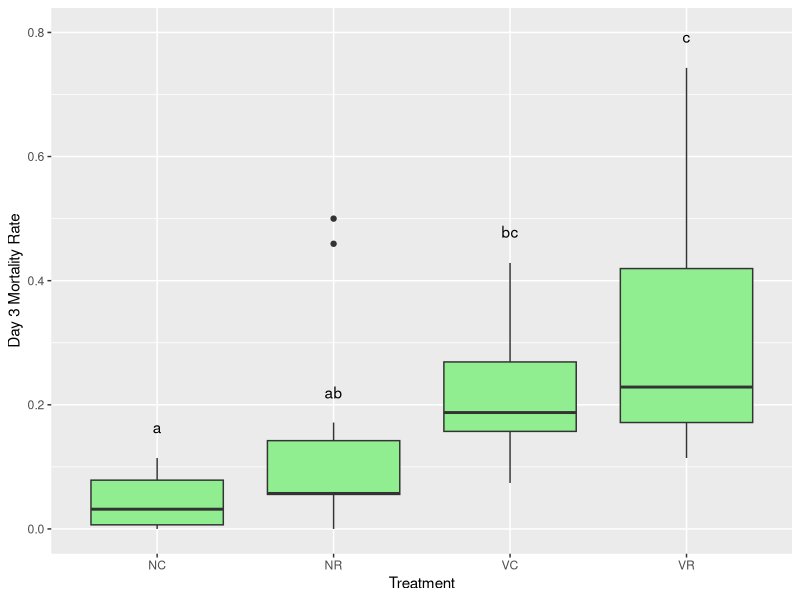
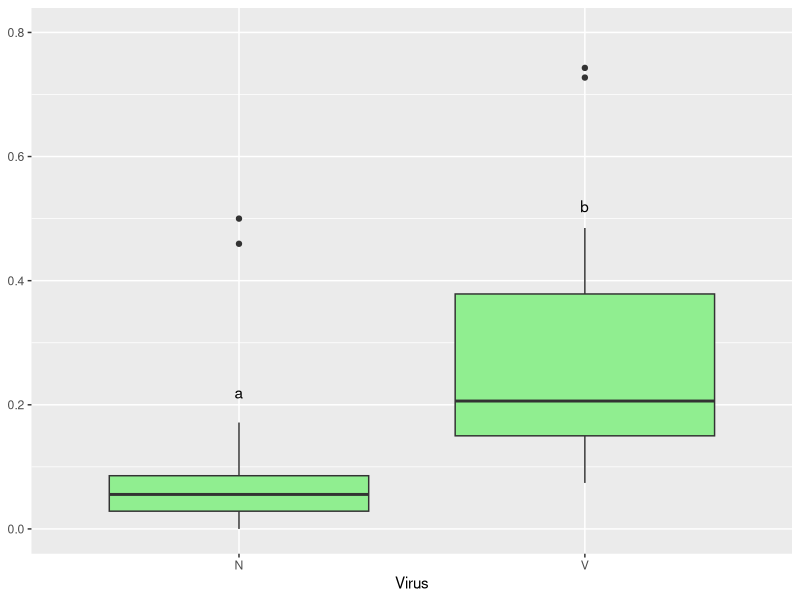
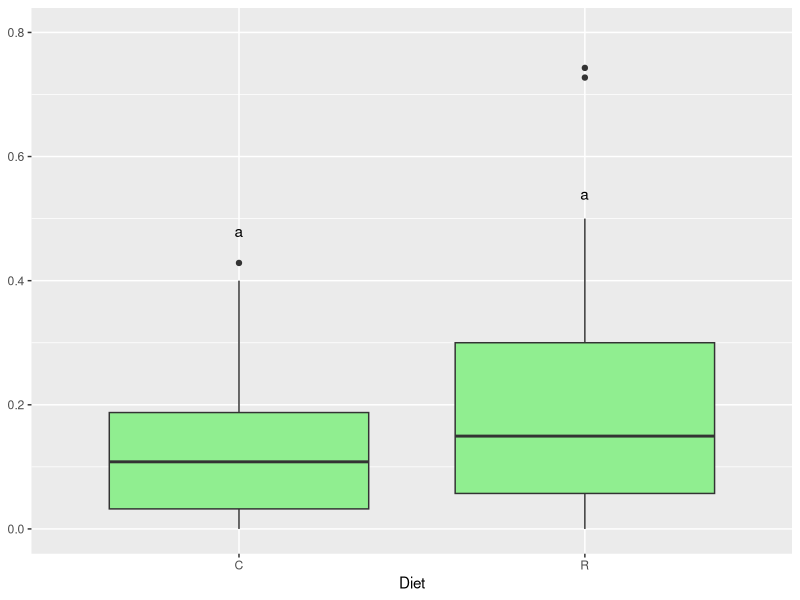

Reproduce these figures in R, in order. (Note: this script raises an error after producing the figures.)
library(plyr)
library(ggplot2)
library(multcompView)
library(readr)
library(multcomp)
library(nlme)

d <- read_csv("day3Mortality.csv")
d = as.data.frame(d)
attr(d, "spec") <- NULL
# Note: There are 14 NC; 15 VR, VC, NR
d = d[which(d$Treatment %in% c("None Chestnut", "None Rockrose", "Virus Chestnut", "Virus Rockrose")),]
d$Treatment

d$Treatment = as.factor(d$Treatment)
colnames(d)[3] = "Day3Mortality"
levels(d$Treatment) <- c('NC', 'NR', 'VC', 'VR')

d$Virus = sapply(d$Treatment, function(x) substr(x, 1, 1))
d$Diet = sapply(d$Treatment, function(x) substr(x, 2, 2))
d$Virus = as.factor(d$Virus)
d$Diet = as.factor(d$Diet)

mortcomp = lme(Day3Mortality ~ Diet*Virus, data=d, random = ~1|Experiment) 
mortcomp2 = lme(Day3Mortality ~ Treatment, data=d, random = ~1|Experiment) 
anova(mortcomp)
summary(glht(mortcomp2, linfct=mcp(Treatment="Tukey")))

# Mortality (All)
labelDF = data.frame(plot.labels=c("NR","VC","VR","NC"), labels = c("ab","bc","c","a"), V1 = c(0.22, 0.479, 0.793, 0.164))
plotMortality = ggplot(d, aes(x=Treatment, y=Day3Mortality)) + geom_boxplot(fill="palegreen2") + geom_text(data = labelDF, aes(x = plot.labels, y = V1, label = labels)) + ylab("Day 3 Mortality Rate") + theme_gray() + ylim(0,0.8)

# Mortality (N vs V)
mortcomp2 = lme(Day3Mortality ~ Virus, data=d, random = ~1|Experiment) 
summary(glht(mortcomp2, linfct=mcp(Virus="Tukey")))
labelDF = data.frame(plot.labels=c("N","V"), labels = c("a","b"), V1 = c(0.22, 0.52))
plotMortality2 = ggplot(d, aes(x=Virus, y=Day3Mortality)) + geom_boxplot(fill="palegreen2") + geom_text(data = labelDF, aes(x = plot.labels, y = V1, label = labels)) + theme_gray() + ylim(0,0.8) +theme(axis.title.y=element_blank())

# Mortality (R vs C)
mortcomp2 = lme(Day3Mortality ~ Diet, data=d, random = ~1|Experiment) 
summary(glht(mortcomp2, linfct=mcp(Diet="Tukey")))
labelDF = data.frame(plot.labels=c("C","R"), labels = c("a","a"), V1 = c(0.48, 0.54))
plotMortality3 = ggplot(d, aes(x=Diet, y=Day3Mortality)) + geom_boxplot(fill="palegreen2") + geom_text(data = labelDF, aes(x = plot.labels, y = V1, label = labels)) + theme_gray() + ylim(0,0.8)+theme(axis.title.y=element_blank())

###### Plot IAPV Values ########

d <- read_csv("logIAPV.csv")
d = as.data.frame(d)
attr(d, "spec") <- NULL
# Note: There are 14 NC; 15 VR, VC, NR

d = d[which(d$treatment %in% c("None Chestnut", "None Rockrose", "Virus Chestnut", "Virus Rockrose")),]

d$treatment = as.factor(d$treatment)
colnames(d)[3] = "logIAPV"
levels(d$treatment) <- c('NC', 'NR', 'VC', 'VR')
colnames(d)[1] <- "Treatment"

d$Virus = sapply(d$Treatment, function(x) substr(x, 1, 1))
d$Diet = sapply(d$Treatment, function(x) substr(x, 2, 2))
d$Virus = as.factor(d$Virus)
d$Diet = as.factor(d$Diet)

mortcomp2 = lme(logIAPV ~ Treatment, data=d, random = ~1|Experiment)
anova(mortcomp2)
summary(glht(mortcomp2, linfct=mcp(Treatment="Tukey")))

# IAPV (All)
labelDF = data.frame(plot.labels=c("NR","VC","VR","NC"), labels = c("a","ab","b","a"), V1 = c(4.2, 5.3, 8.52, 3.8))
plotIAPV = ggplot(d, aes(x=Treatment, y=logIAPV)) + geom_boxplot(fill="paleturquoise2") + geom_text(data = labelDF, aes(x = plot.labels, y = V1, label = labels)) + ylab("Log IAPV Titer") +theme_gray() +ylim(2,9)

# IAPV (N vs V)
mortcomp2 = lme(logIAPV ~ Virus, data=d, random = ~1|Experiment) 
summary(glht(mortcomp2, linfct=mcp(Virus="Tukey")))
labelDF = data.frame(plot.labels=c("N","V"), labels = c("a","b"), V1 = c(4.3, 8.5))
plotIAPV2 = ggplot(d, aes(x=Virus, y=logIAPV)) + geom_boxplot(fill="paleturquoise2") + geom_text(data = labelDF, aes(x = plot.labels, y = V1, label = labels)) +theme_gray() + theme(axis.title.y=element_blank()) +ylim(2,9)

# IAPV (R vs C)
mortcomp2 = lme(logIAPV ~ Diet, data=d, random = ~1|Experiment) 
summary(glht(mortcomp2, linfct=mcp(Diet="Tukey")))
labelDF = data.frame(plot.labels=c("C","R"), labels = c("a","a"), V1 = c(4.3, 8.5))
plotIAPV3 = ggplot(d, aes(x=Diet, y=logIAPV)) + geom_boxplot(fill="paleturquoise2") + geom_text(data = labelDF, aes(x = plot.labels, y = V1, label = labels)) +theme_gray() + theme(axis.title.y=element_blank()) +ylim(2,9)

require(gridExtra)
# View the first case
plotMortalityFinal <- plot_grid(plotMortality, plotMortality2, plotMortality3, labels=c("A", "B", "C"), ncol = 3, nrow = 1, label_size=12) + theme(plot.background = element_rect(size=0.1,linetype="solid",color="black"))
